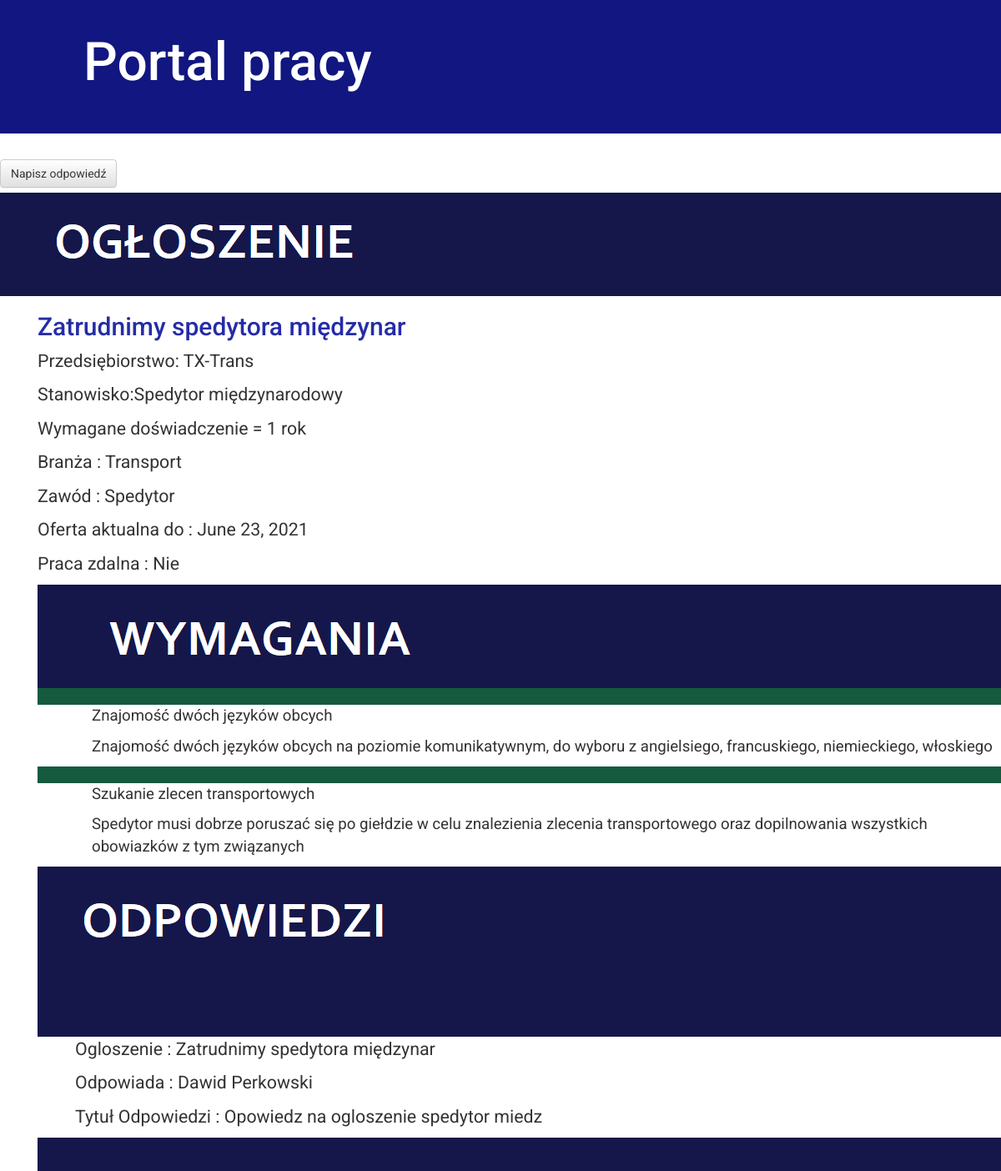
Screenshot of /szczegoly_ogloszenia/2 with the database file from the repository.
### mainapp/models.py (models this page shows, shortened)
class Ogloszenie(models.Model):
    verbose_name_plural = "Ogloszenia"
    przedsiebiorstwo = models.ForeignKey(Przedsiebiorstwo, on_delete = models.CASCADE)
    nazwa = models.CharField(max_length = 30)
    stanowisko = models.CharField(max_length = 30)
    staz = models.CharField(max_length = 30)
    branza = models.CharField(max_length = 30)
    zawod = models.CharField(max_length = 30)
    do_kiedy_aktualna = models.DateField()
    praca_zdalna = models.BooleanField()

class Przedsiebiorstwo(models.Model):
    verbose_name_plural = "Przedsiebiorstwa"
    nazwa = models.CharField(max_length = 100)
    adres = models.CharField(max_length = 100)
    opis = models.CharField(max_length = 100)

class Wymaganie(models.Model):
    verbose_name_plural = "Wymagania"
    ogloszenie = models.ForeignKey(Ogloszenie, on_delete = models.CASCADE)
    nazwa = models.CharField(max_length = 30)
    opis_wymagania = models.CharField(max_length = 500)

class OdpowiedzNaOgloszenie(models.Model):
    verbose_name_plural = "Odpowiedzi na ogloszenie"
    uzytkownik = models.ForeignKey(Uzytkownik, on_delete = models.CASCADE, null = True)
    ogloszenie = models.ForeignKey(Ogloszenie, on_delete = models.CASCADE)
    tytul = models.CharField(max_length = 50, default = "Opowiedz na ogloszenie")

class Uzytkownik(models.Model):
    verbose_name_plural = "Uzytkownicy"
    login = models.CharField(max_length = 30, unique = True)
    password = models.CharField(max_length = 30)
    imie = models.CharField(max_length = 30)
    nazwisko = models.CharField(max_length = 30)
    adres = models.CharField(max_length = 30)

### mainapp/views.py (the view)
# urls.py: path('szczegoly_ogloszenia/<int:pk>' , views.szczegoly_ogloszenia , name = 'szczegoly_ogloszenia'),
def szczegoly_ogloszenia(request, pk):
    listaOgloszen = Ogloszenie.objects.all()
    listaWymagan = Wymaganie.objects.all()
    danePracodawcy = Przedsiebiorstwo.objects.all()
    listaOdpowiedzi = OdpowiedzNaOgloszenie.objects.all()
    szczegoly_ogloszenia = get_object_or_404(Ogloszenie, pk=pk)
    return render(request, 'szczegoly_ogloszenia.html' , {
        'listaOgloszen' : listaOgloszen,
        'listaWymagan' : listaWymagan,
        'danePracodawcy' : danePracodawcy,
        'listaOdpowiedzi' : listaOdpowiedzi,
        'szczegoly_ogloszenia' : szczegoly_ogloszenia
        }
    )

### mainapp/templates/szczegoly_ogloszenia.html (shortened to what this page needs)
{% extends "home.html" %}
{% load static %}
{% block body_content %}
        <div class = "plus">
            <a href="{% url 'odpowiedz_ogloszenie' pk=szczegoly_ogloszenia.pk %}" class="top-menu"><button type="add" class="add btn btn-default">Napisz odpowiedź</button></a>
        </div>
        <div class="ogloszenieSeparator">
            <img src="/static/images/Ogloszenie.png">
        </div>
        <div class = "bodyOgloszenie" >
            <h2><a href="">{{ szczegoly_ogloszenia.nazwa }}</a></h2>
            <p>Przedsiębiorstwo: {{ szczegoly_ogloszenia.przedsiebiorstwo.nazwa }}</p>
            <p>Stanowisko:{{ szczegoly_ogloszenia.stanowisko }}</p>
            <p>Wymagane doświadczenie = {{ szczegoly_ogloszenia.staz }}</p>
            <p>Branża : {{ szczegoly_ogloszenia.branza }}</p>
            <p>Zawód : {{ szczegoly_ogloszenia.zawod }}</p>
            <p>Oferta aktualna do : {{ szczegoly_ogloszenia.do_kiedy_aktualna }}</p>
            {% if ogloszenie.praca_zdalna %}
                <p>Praca zdalna : Tak</p>
            {% else %}
                <p>Praca zdalna : Nie</p>
            {% endif %}
        <div class="ogloszenieSeparator">
            <img src="/static/images/Wymagania.png">
        </div>
        {% for wymaganie in listaWymagan %}
            {% if wymaganie.ogloszenie.id == szczegoly_ogloszenia.id %}
                <div class="wymaganieSeparator">
                </div>
                <div class = "bodyWymaganie" >
                    <p>{{ wymaganie.nazwa }}</p>
                    <p> {{ wymaganie.opis_wymagania }}</p>
                </div>
            {% endif %}
        {% endfor %}
        <div class="ogloszenieSeparator">
            <img src="/static/images/Odpowiedzi.png">
        </div>
        {% for odpowiedz in listaOdpowiedzi %}
                <div class="ogloszenieSeparator">
                </div>
                {% if szczegoly_ogloszenia.nazwa == odpowiedz.ogloszenie.nazwa %}
                    <div class = "bodyOgloszenie" >
                        <p>Ogloszenie : {{ odpowiedz.ogloszenie.nazwa }}</p>
                        <p>Odpowiada : {{ odpowiedz.uzytkownik.imie }} {{ odpowiedz.uzytkownik.nazwisko }}</p>
                        <p>Tytuł Odpowiedzi : {{ odpowiedz.tytul }}</p>
                    </div>
                {% endif %}
        {% endfor %}
    {% endblock body_content %}

### static/css/mainapp.css (style rules this page uses)
h1 a, h2 a { color: #252CA7; }
body { font-family: 'Roboto'; }
.ogloszenieSeparator { font-size: 12pt; background-color: #15174A; margin-top: 0; padding: 5px 5px 5px 5px; }
.wymaganieSeparator { font-size: 12pt; background-color: #155A3F; margin-top: 0; padding: 5px 5px 5px 5px; }
.bodyOgloszenie { padding-left: 45px; font-size: 16pt; }
.bodyWymaganie { padding-left: 65px; font-size: 14pt; }

### rows the page displays
Ogloszenie: nazwa "Zatrudnimy spedytora międzynar", przedsiebiorstwo.nazwa "TX-Trans", stanowisko "Spedytor międzynarodowy", staz "1 rok", branza "Transport", zawod "Spedytor", do_kiedy_aktualna "June 23, 2021"
Wymaganie: nazwa "Znajomość dwóch języków obcych", opis_wymagania "Znajomość dwóch języków obcych na poziomie komunikatywnym, do wyboru z angielsiego, francuskiego, niemieckiego, włoskiego"
Wymaganie: nazwa "Szukanie zlecen transportowych", opis_wymagania "Spedytor musi dobrze poruszać się po giełdzie w celu znalezienia zlecenia transportowego oraz dopilnowania wszystkich obowiazków z tym związanych"
OdpowiedzNaOgloszenie: ogloszenie.nazwa "Zatrudnimy spedytora międzynar", uzytkownik.imie "Dawid", uzytkownik.nazwisko "Perkowski", tytul "Opowiedz na ogloszenie spedytor miedz"
